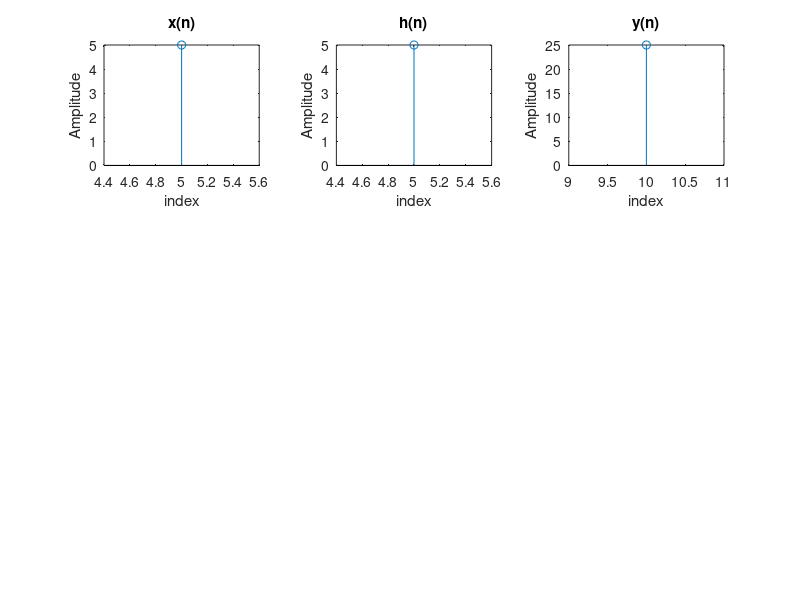

Source code (MATLAB):
%Linear convolution without using inbuilt function

clc;
clear all;
close all;
x = input('Enter the elements of x(n): ');
x_ind = input('Enter the index of x: ');
h = input('enter the elements of h(n): ');
h_ind = input('Enter the index of h: ');
y_ind = min(x_ind)+min(h_ind):max(x_ind)+max(h_ind);
x_len = length(x);
h_len = length(h);
y_len = x_len +h_len -1;
y = zeros(1,y_len);
for i = 1:x_len
    for j = 1:h_len
        y(i+j-1) = y(i+j-1)+x(i)*h(j);
    end
end
disp(y);
subplot(3,3,1);
stem(x_ind,x);
xlabel('index');
ylabel('Amplitude');
title('x(n)');
subplot(3,3,2);
stem(h_ind,h);
xlabel('index');
ylabel('Amplitude');
title('h(n)');
subplot(3,3,3);
stem(y_ind,y);
xlabel('index');
ylabel('Amplitude');
title('y(n)');
